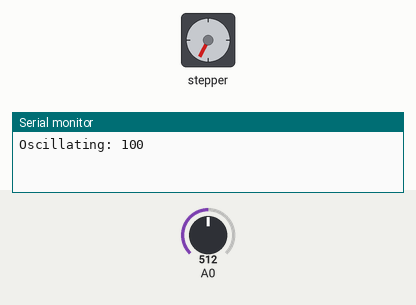
Recording of a sketch running on a simulated Arduino Uno, built with avr-gcc and run on an emulated ATmega328P. On the bench: stepper motor, the last lines printed to the serial monitor. The inputs (shaded band) are chosen by the test bench; at power-on: A0 = 512. Stepper angles assume 200 steps per turn.

Above: at 2.8 s.
2.9 s: A0 set to 716
At 4.04 s:
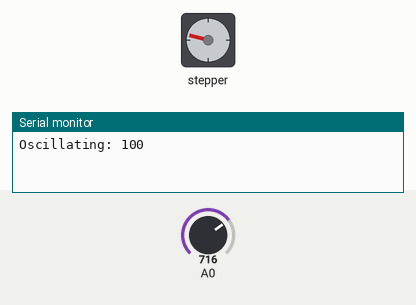
9.4 s: A0 set to 900
At 10.16 s:
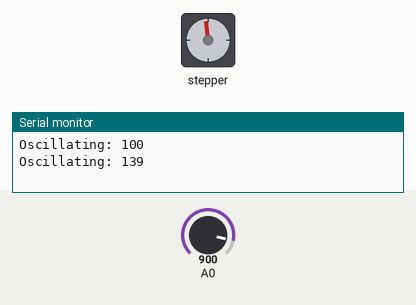
15.9 s: A0 set to 7
22.4 s: A0 set to 4
At 23.3 s:
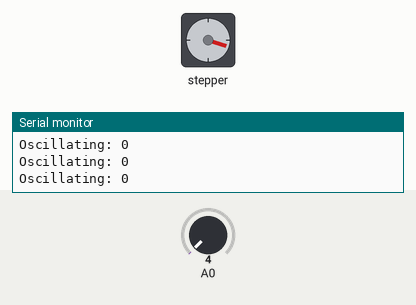
Timing chart, 0 to 25.4 s (numbered marks = the images above; inputs shaded):
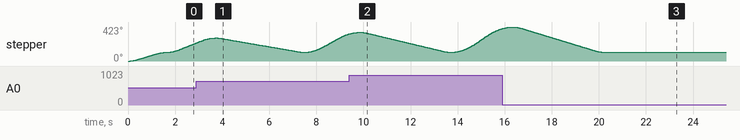

The sketch:

driver_alternator.ino
```cpp
#include <AccelStepper.h>

#define dirPin 2
#define stepPin 3
#define motorInterfaceType 1

#define start 60
#define STEPS 200

#define INHALE 1.5
#define EXHALE 3.5

// Create a new instance of the AccelStepper class:
AccelStepper stepper = AccelStepper(motorInterfaceType, stepPin, dirPin);

void setup()
{
  Serial.begin(9600);

  // Change these to suit your stepper if you want
  stepper.setMaxSpeed(50);
  stepper.setAcceleration(100);
  //stepper.runToNewPosition(start);
  //stepper.setSpeed(50);
  // This is critical, smaller pulse widths cause drift.
  stepper.setMinPulseWidth(20);

  // Move to the start
  stepper.runToNewPosition(start);
}

void loop()
{

// get the sensor value
  int pot = analogRead(0);
  int pot_steps = map(pot, 0, 1023, 0, STEPS);
  Serial.print("Oscillating: ");
  Serial.println(pot_steps);

  stepper.setMaxSpeed(int(pot_steps/INHALE));

  stepper.runToNewPosition(start + pot_steps);

  stepper.setMaxSpeed(int(pot_steps/EXHALE));

  stepper.runToNewPosition(start);
//  if (stepper.distanceToGo() == 0){
//    stepper.moveTo(-stepper.currentPosition());
//    Serial.println("Reversing!");
//  }

//  Serial.println(stepper.currentPosition());

//  stepper.run();
}
```

Measured:
- the behaviour switches between 6 and 5 on A0 (found by bisection; images 2 and 3)
- after the input at 22.4 s, stepper: goes on until 22.5 s, then stays 108°
